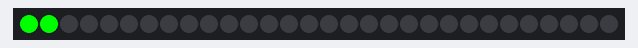
This sketch was run on a simulated Arduino Uno, built with avr-gcc and run on an emulated ATmega328P. Shown: 30 RGB LEDs in strip order, left to right. Random numbers use the default seed unless the sketch sets one.

Above: at 0.01 s.
At 4.17 s:
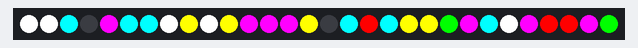
At 8.44 s:
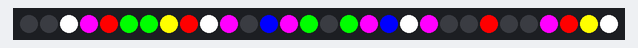
At 20.09 s:
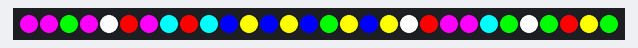
At 28.94 s:
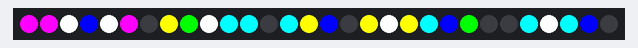
At 39.86 s:
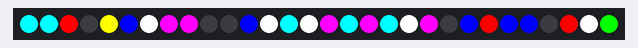

The sketch:

playin_round.ino
```cpp
#include <Adafruit_NeoPixel.h>

#ifdef __AVR__
  #include <avr/power.h>
#endif

#define PIN            6
#define NUMPIXELS      30

Adafruit_NeoPixel pixels = Adafruit_NeoPixel(NUMPIXELS, PIN, NEO_GRB + NEO_KHZ800);

int delayval = 50;
int red, green, blue;
int cd[NUMPIXELS][3];

void setup() {
  pixels.begin();
  randomSeed(analogRead(0));
  for (int i = 0; i < NUMPIXELS; i++){
    cd[i][0] = 0;
    cd[i][1] = 0;
    cd[i][2] = 0;
  }
}

void loop() {
  red = random(2);
  green = random(2);
  blue = random(2);

  cd[0][0] = red*255;
  cd[0][1] = green*255;
  cd[0][2] = blue*255;

  pixels.setPixelColor(0, pixels.Color(cd[0][0],cd[0][1],cd[0][2]));

  for (int i = NUMPIXELS; i > 0; i--){
    cd[i][0] = cd[i-1][0];
    cd[i][1] = cd[i-1][1];
    cd[i][2] = cd[i-1][2];
    pixels.setPixelColor(i, pixels.Color(cd[i][0],cd[i][1],cd[i][2]));
  }


  pixels.show();
  delay(delayval);
}
```
